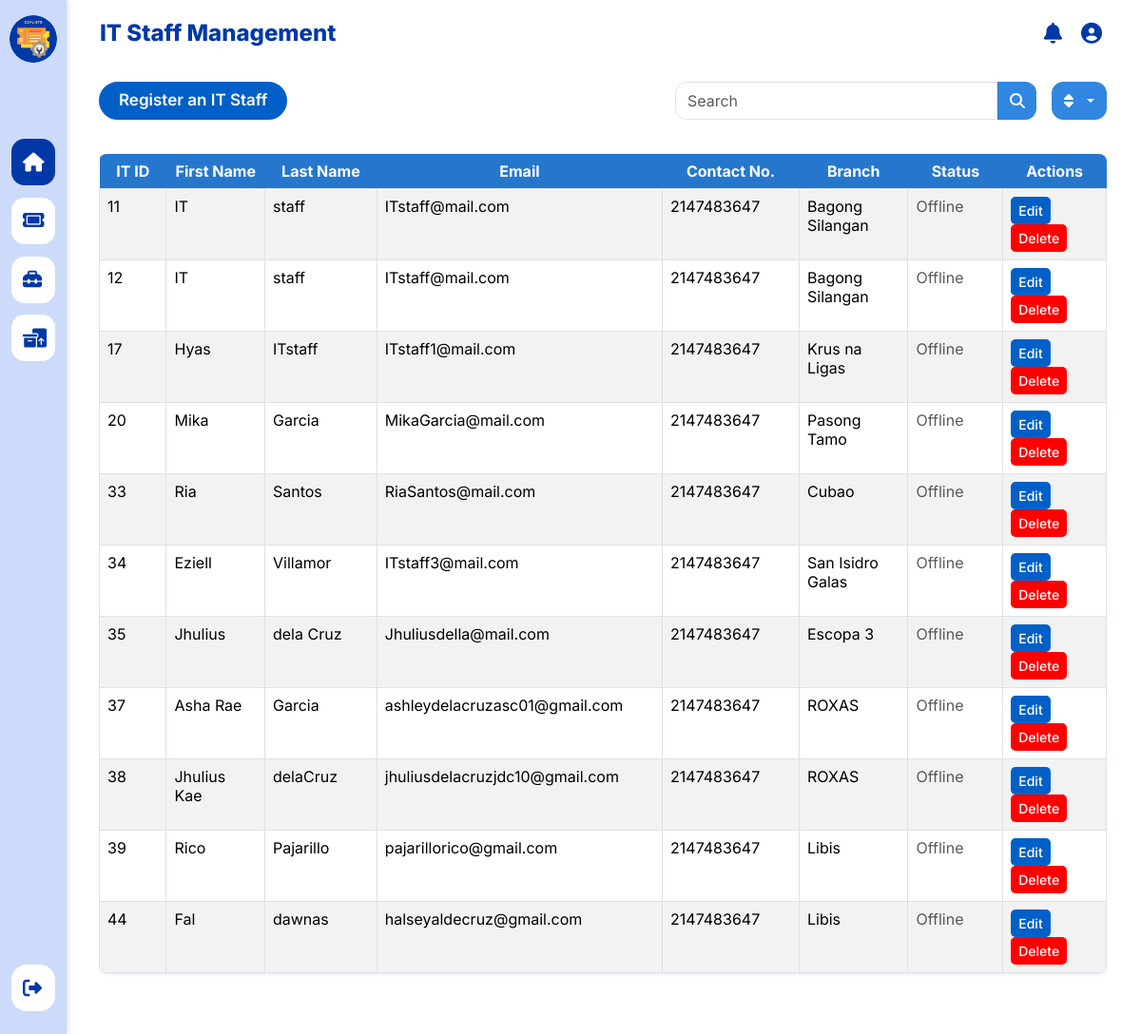
The app's page /admin/adminStaffMgmt.php, older data.
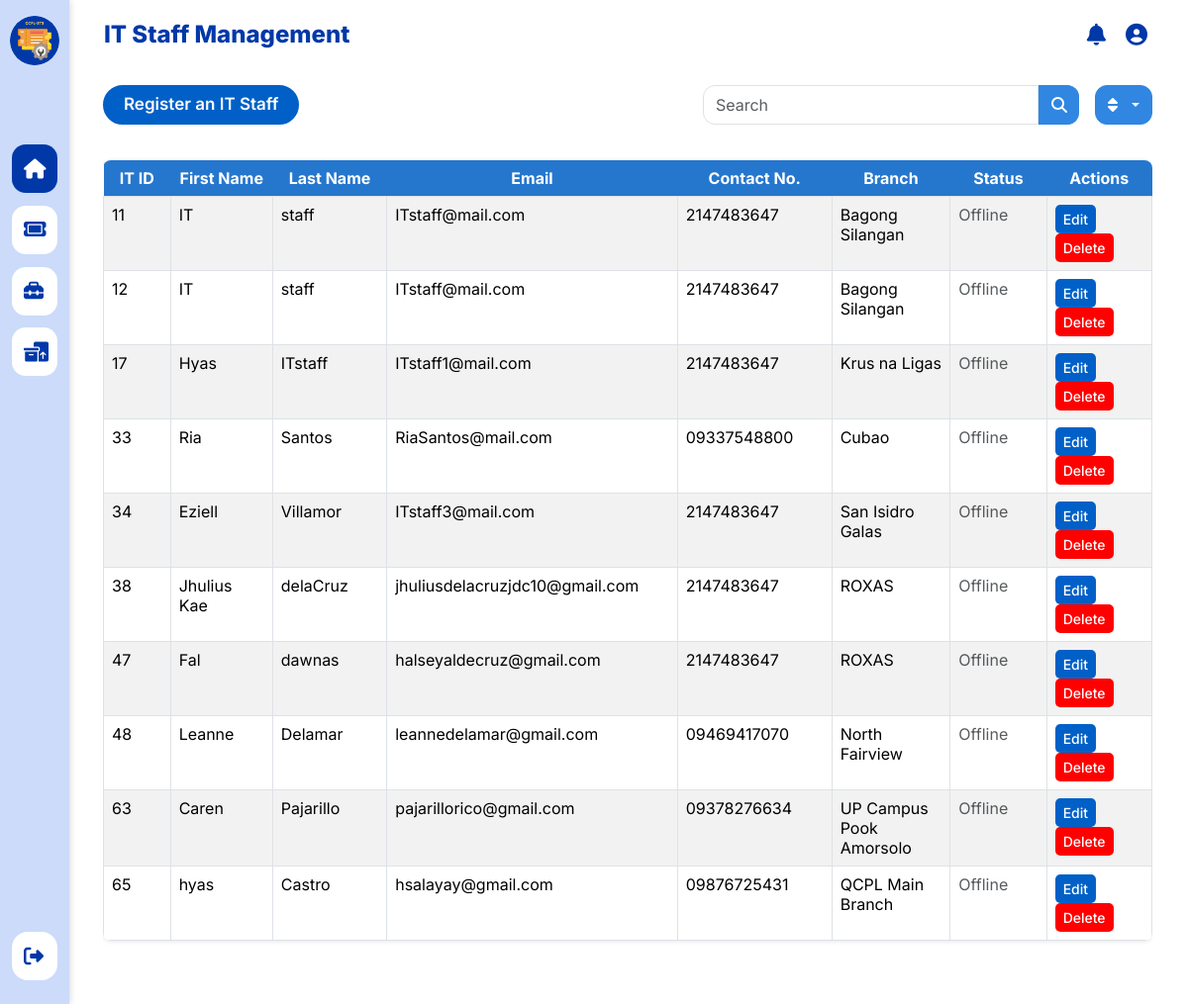
The same page, newer data.
### tables this page shows
CREATE TABLE `t_users` (
  `UserId` int(11) NOT NULL,
  `FirstName` varchar(30) NOT NULL,
  `LastName` varchar(45) NOT NULL,
  `Email` varchar(70) NOT NULL,
  `Contactno` varchar(11) DEFAULT NULL,
  `DistrictId` int(11) NOT NULL,
  `BranchId` int(11) NOT NULL,
  `Password` varchar(255) DEFAULT NULL,
  `RoleId` int(11) NOT NULL
);

CREATE TABLE `t_branch` (
  `BranchId` int(11) NOT NULL,
  `BranchName` varchar(50) NOT NULL,
  `DistrictId` int(11) NOT NULL,
  `Location` varchar(200) DEFAULT NULL
);

### admin/adminStaffMgmt.php (the view, shortened to what the changed rows need)
<?php
include '../Includes/config.php';
$sql = "SELECT u.*, r.RoleName, b.BranchName,
               (SELECT MAX(al.activity_time)
                FROM t_activitylogs al
                WHERE al.UserId = u.UserId) AS last_activity
        FROM t_users u
        JOIN t_roles r ON u.RoleId = r.RoleId
        JOIN t_branch b ON u.BranchId = b.BranchId
        WHERE u.RoleId = 3";
$stmt = $conn->prepare($sql);
$stmt->execute();
$users = $stmt->fetchAll(PDO::FETCH_ASSOC);
?>
<!DOCTYPE html>
<html lang="en">
<head>
    <link rel ="stylesheet" href="../asset/css/sidebar.css">
    <link rel="stylesheet" href="../asset/css/admin-dashboard.css">
    <link rel="stylesheet" href="../asset/css/admin-staff-mgmt.css">
    <link rel ="stylesheet" href="../asset/css/pagination.css">
    <link href="https://cdn.jsdelivr.net/npm/bootstrap@5.3.3/dist/css/bootstrap.min.css" rel="stylesheet">
    <link rel="stylesheet" href="https://cdnjs.cloudflare.com/ajax/libs/font-awesome/6.5.1/css/all.min.css">
</head>
<body>
    <div class="layout-container d-flex">
        <div class="main-wrapper w-100" style="margin-left: 80px; margin-top: 30px;">
        <main class="px-4 py-5">
            <div class="row no-gutters mt-3">
                <div class="col-12">
                    <div class="table-responsive">
                        <table id="staffTable" class="table table-striped table-hover">
                                <thead>
                                    <tr>
                                        <th style="width:2%">IT ID</th>
                                        <th style="width:2%">First Name</th>
                                        <th style="width:2%">Last Name</th>
                                        <th style="width:2%">Email</th>
                                        <th style="width:2%">Contact No.</th>
                                        <th style="width:2%">Branch</th>
                                        <th style="width:2%">Status</th>
                                        <th style="width:2%">Actions</th>
                                    </tr>
                                </thead>
                                <tbody>
                                    <?php foreach ($users as $user) : ?>
                                        <tr>
                                            <td><?php echo $user['UserId']; ?></td>
                                            <td><?php echo $user['FirstName']; ?></td>
                                            <td><?php echo $user['LastName']; ?></td>
                                            <td><?php echo $user['Email']; ?></td>
                                            <td><?php echo $user['Contactno']; ?></td>
                                            <td><?php echo $user['BranchName']; ?></td>
                                            <td>
                                            <span class="<?= $user['status'] === 'Online' ? 'text-success' : 'text-muted' ?>">
                                                <?= $user['status'] ?>
                                            </span>
                                            </td>
                                            <td>
                                            <button
                                                class="btn btn-edit btn-sm"
                                                data-bs-toggle="modal"
                                                data-bs-target="#editModal<?php echo $user['UserId']; ?>">
                                                Edit
                                            </button>
                                            <button class="btn btn-danger btn-sm" onclick="openDeleteModal(<?php echo $user['UserId']; ?>)">Delete</button>
                                            </td>
                                        </tr>
                                    <?php endforeach; ?>
                                </tbody>
                            </table>
                    </div>
                </div>
            </div>
        </main>
        </div>
    </div>
    <?php include '../modals/adminRegisterIT.php'; ?>
    <?php include '../modals/adminUpdateIT.php'; ?>
    <?php include '../modals/adminDeleteIT.php'; ?>
</body>
</html>

Row changes from the older to the newer data that the page shows:
removed t_users: UserId "20", FirstName "Mika", LastName "Garcia", Email "MikaGarcia@mail.com", Contactno "2147483647", BranchId.BranchName "Pasong Tamo", status "Offline"
removed t_users: UserId "35", FirstName "Jhulius", LastName "dela Cruz", Email "Jhuliusdella@mail.com", Contactno "2147483647", BranchId.BranchName "Escopa 3", status "Offline"
removed t_users: UserId "37", FirstName "Asha Rae", LastName "Garcia", Email "ashleydelacruzasc01@gmail.com", Contactno "2147483647", BranchId.BranchName "ROXAS", status "Offline"
removed t_users: UserId "39", FirstName "Rico", LastName "Pajarillo", Email "pajarillorico@gmail.com", Contactno "2147483647", BranchId.BranchName "Libis", status "Offline"
removed t_users: UserId "44", FirstName "Fal", LastName "dawnas", Email "halseyaldecruz@gmail.com", Contactno "2147483647", BranchId.BranchName "Libis", status "Offline"
changed t_users "Ria": Contactno "2147483647" → "09337548800"
added t_users: UserId "47", FirstName "Fal", LastName "dawnas", Email "halseyaldecruz@gmail.com", Contactno "2147483647", BranchId.BranchName "ROXAS", status "Offline"
added t_users: UserId "48", FirstName "Leanne", LastName "Delamar", Email "leannedelamar@gmail.com", Contactno "09469417070", BranchId.BranchName "North Fairview", status "Offline"
added t_users: UserId "63", FirstName "Caren", LastName "Pajarillo", Email "pajarillorico@gmail.com", Contactno "09378276634", BranchId.BranchName "UP Campus Pook Amorsolo", status "Offline"
added t_users: UserId "65", FirstName "hyas", LastName "Castro", Email "hsalayay@gmail.com", Contactno "09876725431", BranchId.BranchName "QCPL Main Branch", status "Offline"
